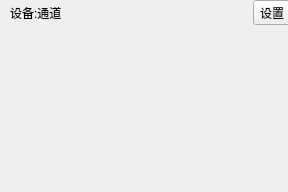
<?xml version="1.0" encoding="UTF-8"?>
<ui version="4.0">
 <class>WidgetChan</class>
 <widget class="QWidget" name="WidgetChan">
  <property name="geometry">
   <rect>
    <x>0</x>
    <y>0</y>
    <width>288</width>
    <height>192</height>
   </rect>
  </property>
  <property name="windowTitle">
   <string>Form</string>
  </property>
  <widget class="QWidget" name="">
   <property name="geometry">
    <rect>
     <x>10</x>
     <y>0</y>
     <width>281</width>
     <height>26</height>
    </rect>
   </property>
   <layout class="QHBoxLayout" name="horizontalLayout">
    <item>
     <widget class="QLabel" name="label">
      <property name="text">
       <string>设备:通道</string>
      </property>
     </widget>
    </item>
    <item>
     <widget class="QToolButton" name="toolButton">
      <property name="text">
       <string>设置</string>
      </property>
     </widget>
    </item>
   </layout>
  </widget>
 </widget>
 <resources/>
 <connections/>
</ui>
